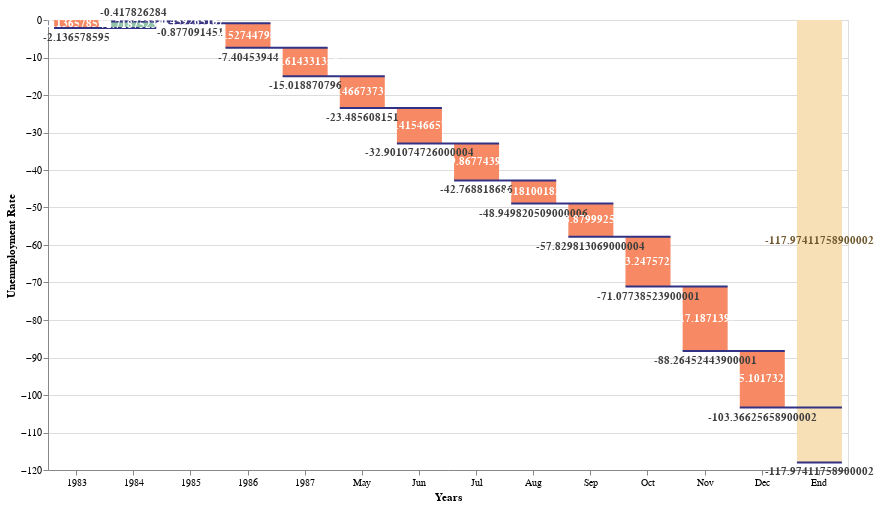

Specify this chart in Vega-Lite:
### Vega-Lite specification from a JSON file in a GitHub repository (floating-point values rounded to 4 significant figures)
{"$schema": "https://vega.github.io/schema/vega-lite/v5.json", "data": {"values": [{"label": "1983", "amount": -2.137}, {"label": "1984", "amount": 1.719}, {"label": "1985", "amount": -0.4593}, {"label": "1986", "amount": -6.527}, {"label": "1987", "amount": -7.614}, {"label": "May", "amount": -8.467}, {"label": "Jun", "amount": -9.415}, {"label": "Jul", "amount": -9.868}, {"label": "Aug", "amount": -6.181}, {"label": "Sep", "amount": -8.88}, {"label": "Oct", "amount": -13.25}, {"label": "Nov", "amount": -17.19}, {"label": "Dec", "amount": -15.1}, {"label": "End", "amount": -14.61}]}, "width": 800, "height": 450, "transform": [{"window": [{"op": "sum", "field": "amount", "as": "sum"}]}, {"window": [{"op": "lead", "field": "label", "as": "lead"}]}, {"calculate": "datum.lead === null ? datum.label : datum.lead", "as": "lead"}, {"calculate": "datum.label === 'End' ? 0 : datum.sum - datum.amount", "as": "previous_sum"}, {"calculate": "datum.label === 'End' ? datum.sum : datum.amount", "as": "amount"}, {"calculate": "(datum.label !== 'Begin' && datum.label !== 'End' && datum.amount > 0 ? '+' : '') + datum.amount", "as": "text_amount"}, {"calculate": "(datum.sum + datum.previous_sum) / 2", "as": "center"}, {"calculate": "datum.sum < datum.previous_sum ? datum.sum : ''", "as": "sum_dec"}, {"calculate": "datum.sum > datum.previous_sum ? datum.sum : ''", "as": "sum_inc"}], "encoding": {"x": {"field": "label", "type": "ordinal", "sort": null, "axis": {"labelAngle": 0, "title": "Years"}}}, "layer": [{"mark": {"type": "bar", "size": 45}, "encoding": {"y": {"field": "previous_sum", "type": "quantitative", "title": "Unenmployment Rate"}, "y2": {"field": "sum"}, "color": {"condition": [{"test": "datum.label === 'Begin' || datum.label === 'End'", "value": "#f7e0b6"}, {"test": "datum.sum < datum.previous_sum", "value": "#f78a64"}], "value": "#93c4aa"}}}, {"mark": {"type": "rule", "color": "#323285", "opacity": 1, "strokeWidth": 2, "xOffset": -22.5, "x2Offset": 22.5}, "encoding": {"x2": {"field": "lead"}, "y": {"field": "sum", "type": "quantitative"}}}, {"mark": {"type": "text", "dy": -4, "baseline": "bottom"}, "encoding": {"y": {"field": "sum_inc", "type": "quantitative"}, "text": {"field": "sum_inc", "type": "nominal"}}}, {"mark": {"type": "text", "dy": 4, "baseline": "top"}, "encoding": {"y": {"field": "sum_dec", "type": "quantitative"}, "text": {"field": "sum_dec", "type": "nominal"}}}, {"mark": {"type": "text", "fontWeight": "bold", "baseline": "middle"}, "encoding": {"y": {"field": "center", "type": "quantitative"}, "text": {"field": "text_amount", "type": "nominal"}, "color": {"condition": [{"test": "datum.label === 'Begin' || datum.label === 'End'", "value": "#725a30"}], "value": "white"}}}], "config": {"text": {"fontWeight": "bold", "color": "#404040"}}}
